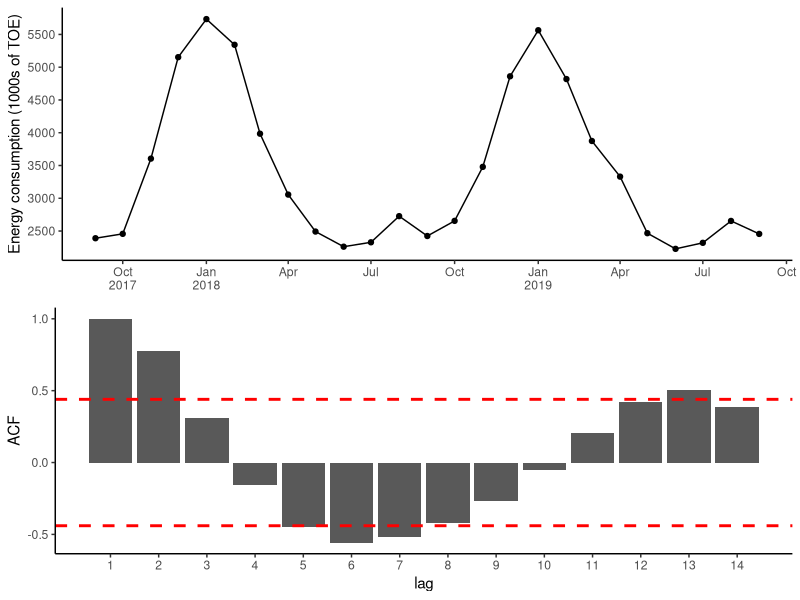

The R script that drew this image:
library(tidyr, warn.conflicts = FALSE)
library(dplyr, warn.conflicts = FALSE)
library(lubridate, warn.conflicts = FALSE)
library(ggplot2, warn.conflicts = FALSE)
library(gridExtra)

months <- c("Jan", "Feb", "Mar", "Apr", "May", "Jun", "Jul", "Aug", "Sep", "Oct", "Nov", "Dec")

energy <- read.csv("scripts/03a-parameter-estimation/energy.csv") %>%
  fill(Year) %>%
  mutate(Date = make_date(Year, match(Month, months), 1))

p1 <- energy %>%
  ggplot(aes(Date, Consumption)) +
  #geom_bar(stat='identity') +
  geom_line() + geom_point() +
  theme_classic() +
  scale_x_date(NULL,
               breaks = scales::breaks_width("3 months"),
               labels = scales::label_date_short()) +
  scale_y_continuous("Energy consumption (1000s of TOE)",
                     breaks = scales::breaks_extended(8),
  )

correlation <- acf(energy$Consumption, pl = FALSE)
df <- as.data.frame(correlation$acf)
colnames(df) <- c("ACF")
df$lag <- 1:nrow(df)

threshold <- qnorm(0.95) / sqrt(nrow(df))

p2 <- ggplot(df, aes(lag, ACF)) +
  geom_bar(stat="identity") +
  theme_classic() +
  scale_x_continuous(breaks = df$lag) +
  geom_hline(yintercept=c(threshold, -threshold),
             linetype="dashed", color = "red", size=1)

grid.arrange(p1, p2, ncol = 1)